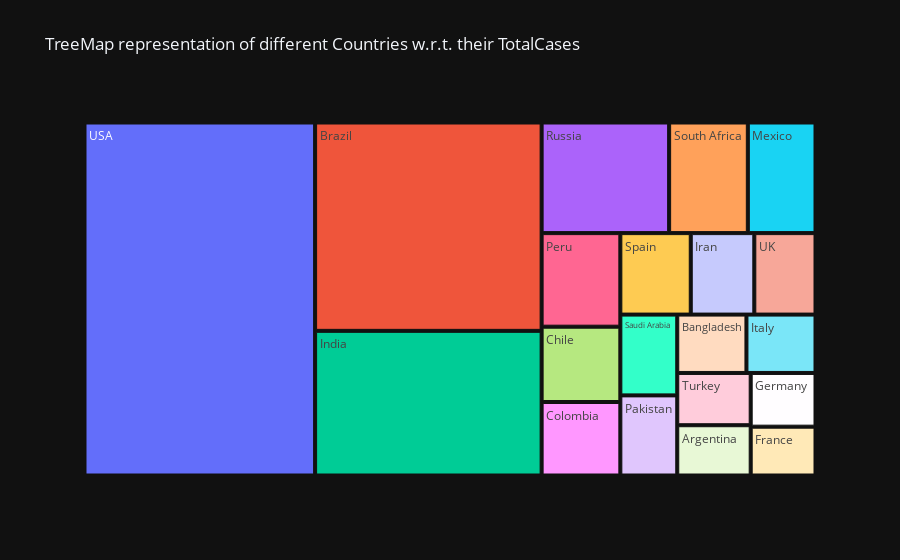
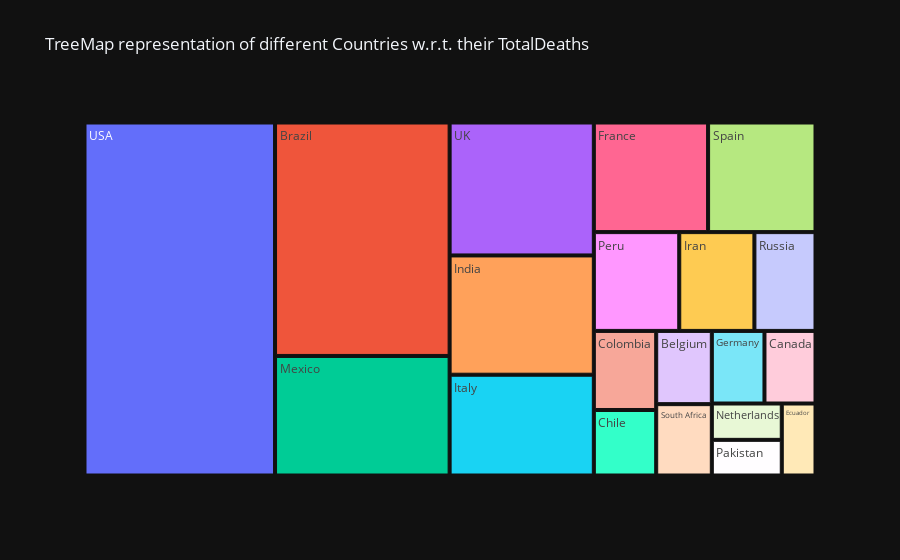
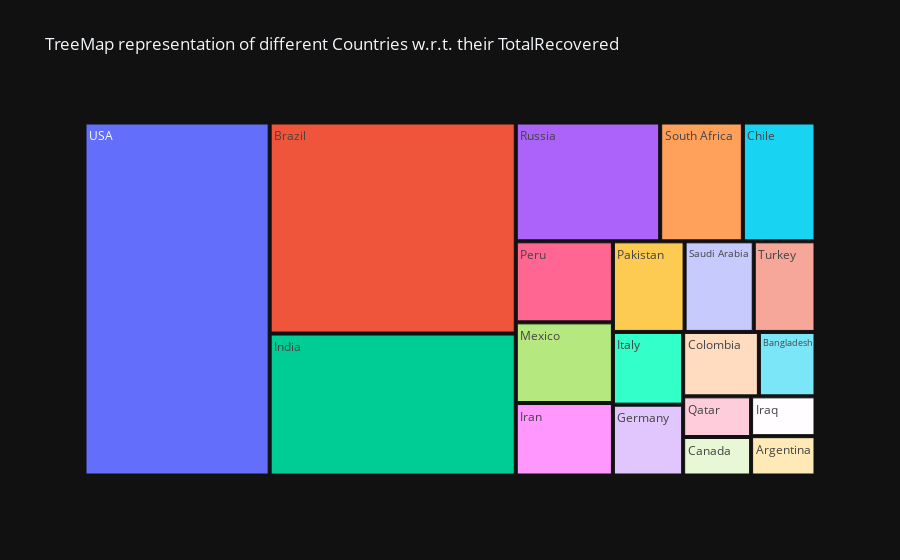
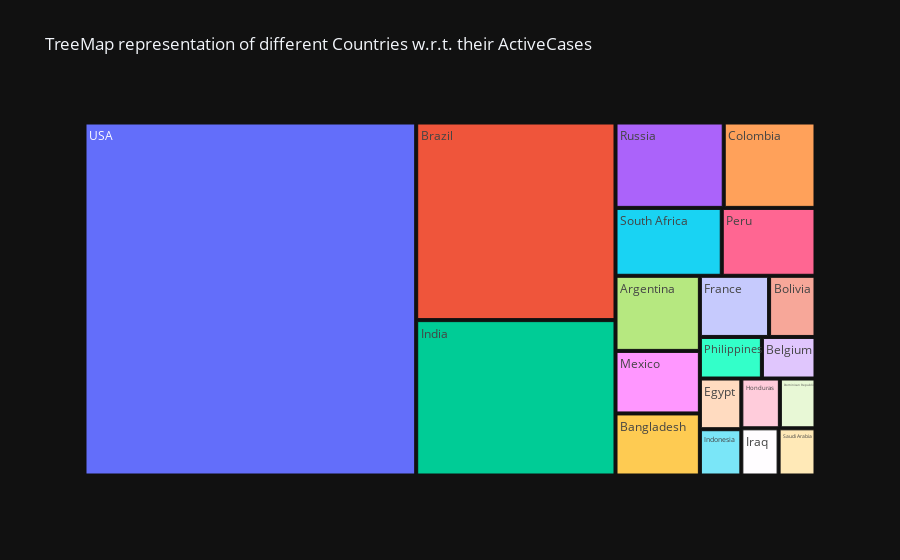

Write notebook code for charts like these, in order.
### Code cell
#top 20 count of total cases column
world_data.sort_values(by='TotalCases',ascending=False)[:20]

columns = ['TotalCases','TotalDeaths','TotalRecovered','ActiveCases']

for i in columns:
    fig=px.treemap(world_data.sort_values(by=i,ascending=False)[0:20],values=i,path=['Country/Region'],template="plotly_dark",title="TreeMap representation of different Countries w.r.t. their {}".format(i))
    fig.show()

### Figure 1 — Plotly figure (JSON) as saved in the notebook; plotly's stock layout.template omitted (floating-point values rounded to 4 significant figures)
{"data": [{"branchvalues": "total", "domain": {"x": [0, 1], "y": [0, 1]}, "hovertemplate": "labels=%{label}<br>TotalCases=%{value}<br>parent=%{parent}<br>id=%{id}<extra></extra>", "ids": ["Argentina", "Bangladesh", "Brazil", "Chile", "Colombia", "France", "Germany", "India", "Iran", "Italy", "Mexico", "Pakistan", "Peru", "Russia", "Saudi Arabia", "South Africa", "Spain", "Turkey", "UK", "USA"], "labels": ["Argentina", "Bangladesh", "Brazil", "Chile", "Colombia", "France", "Germany", "India", "Iran", "Italy", "Mexico", "Pakistan", "Peru", "Russia", "Saudi Arabia", "South Africa", "Spain", "Turkey", "UK", "USA"], "name": "", "parents": ["", "", "", "", "", "", "", "", "", "", "", "", "", "", "", "", "", "", "", ""], "type": "treemap", "values": [228195, 249651, 2917562, 366671, 357710, 195633, 215210, 2025409, 320117, 249204, 462690, 281863, 455409, 871894, 284226, 538184, 354530, 237265, 308134, 5032179]}], "layout": {"legend": {"tracegroupgap": 0}, "title": {"text": "TreeMap representation of different Countries w.r.t. their TotalCases"}}}

### Figure 2 — Plotly figure (JSON) as saved in the notebook; plotly's stock layout.template omitted (floating-point values rounded to 4 significant figures)
{"data": [{"branchvalues": "total", "domain": {"x": [0, 1], "y": [0, 1]}, "hovertemplate": "labels=%{label}<br>TotalDeaths=%{value}<br>parent=%{parent}<br>id=%{id}<extra></extra>", "ids": ["Belgium", "Brazil", "Canada", "Chile", "Colombia", "Ecuador", "France", "Germany", "India", "Iran", "Italy", "Mexico", "Netherlands", "Pakistan", "Peru", "Russia", "South Africa", "Spain", "UK", "USA"], "labels": ["Belgium", "Brazil", "Canada", "Chile", "Colombia", "Ecuador", "France", "Germany", "India", "Iran", "Italy", "Mexico", "Netherlands", "Pakistan", "Peru", "Russia", "South Africa", "Spain", "UK", "USA"], "name": "", "parents": ["", "", "", "", "", "", "", "", "", "", "", "", "", "", "", "", "", "", "", ""], "type": "treemap", "values": [9859, 98644, 8966, 9889, 11939, 5877, 30312, 9252, 41638, 17976, 35187, 50517, 6153, 6035, 20424, 14606, 9604, 28500, 46413, 162804]}], "layout": {"legend": {"tracegroupgap": 0}, "title": {"text": "TreeMap representation of different Countries w.r.t. their TotalDeaths"}}}

### Figure 3 — Plotly figure (JSON) as saved in the notebook; plotly's stock layout.template omitted (floating-point values rounded to 4 significant figures)
{"data": [{"branchvalues": "total", "domain": {"x": [0, 1], "y": [0, 1]}, "hovertemplate": "labels=%{label}<br>TotalRecovered=%{value}<br>parent=%{parent}<br>id=%{id}<extra></extra>", "ids": ["Argentina", "Bangladesh", "Brazil", "Canada", "Chile", "Colombia", "Germany", "India", "Iran", "Iraq", "Italy", "Mexico", "Pakistan", "Peru", "Qatar", "Russia", "Saudi Arabia", "South Africa", "Turkey", "USA"], "labels": ["Argentina", "Bangladesh", "Brazil", "Canada", "Chile", "Colombia", "Germany", "India", "Iran", "Iraq", "Italy", "Mexico", "Pakistan", "Peru", "Qatar", "Russia", "Saudi Arabia", "South Africa", "Turkey", "USA"], "name": "", "parents": ["", "", "", "", "", "", "", "", "", "", "", "", "", "", "", "", "", "", "", ""], "type": "treemap", "values": [99852, 143824, 2047660, 103106, 340168, 192355, 196200, 1377384, 277463, 101025, 201323, 308848, 256058, 310337, 108831, 676357, 247089, 387316, 220546, 2576668]}], "layout": {"legend": {"tracegroupgap": 0}, "title": {"text": "TreeMap representation of different Countries w.r.t. their TotalRecovered"}}}

### Figure 4 — Plotly figure (JSON) as saved in the notebook; plotly's stock layout.template omitted (floating-point values rounded to 4 significant figures)
{"data": [{"branchvalues": "total", "domain": {"x": [0, 1], "y": [0, 1]}, "hovertemplate": "labels=%{label}<br>ActiveCases=%{value}<br>parent=%{parent}<br>id=%{id}<extra></extra>", "ids": ["Argentina", "Bangladesh", "Belgium", "Bolivia", "Brazil", "Colombia", "Dominican Republic", "Egypt", "France", "Honduras", "India", "Indonesia", "Iraq", "Mexico", "Peru", "Philippines", "Russia", "Saudi Arabia", "South Africa", "USA"], "labels": ["Argentina", "Bangladesh", "Belgium", "Bolivia", "Brazil", "Colombia", "Dominican Republic", "Egypt", "France", "Honduras", "India", "Indonesia", "Iraq", "Mexico", "Peru", "Philippines", "Russia", "Saudi Arabia", "South Africa", "USA"], "name": "", "parents": ["", "", "", "", "", "", "", "", "", "", "", "", "", "", "", "", "", "", "", ""], "type": "treemap", "values": [124092, 102521, 43638, 55585, 771258, 153416, 34751, 41157, 82861, 37559, 606387, 37587, 34417, 103325, 124648, 50473, 180931, 34082, 141264, 2292707]}], "layout": {"legend": {"tracegroupgap": 0}, "title": {"text": "TreeMap representation of different Countries w.r.t. their ActiveCases"}}}
